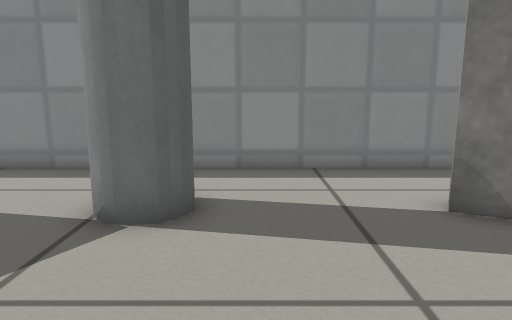
[1] (above)

12 first-person views from a walk through a world built for the Gazebo simulator. The camera is 0.46 m above the floor, tilts 10° down and sees 70° across. The floor is counted in squares, 0.25 m on a side. Each view is taken from the middle of a square. On the plan, view 1 faces up. The plan holds only what a view shows up to about 18 squares ahead; the rest is blank. Robots are left out. Simple patterns stand in for the simulator's built-in surfaces.

[2]
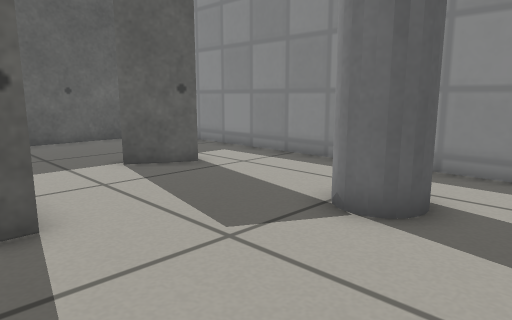

[3]
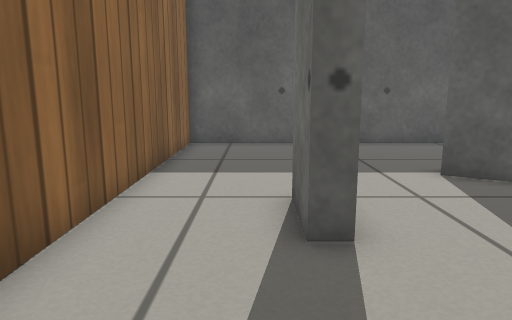

[4]
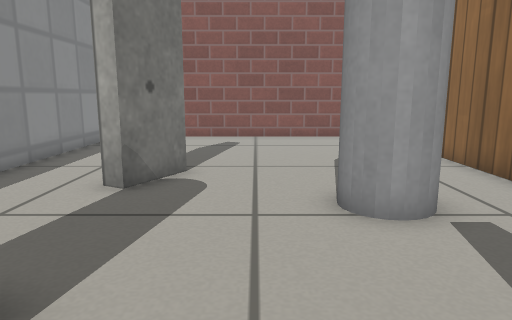

[5]
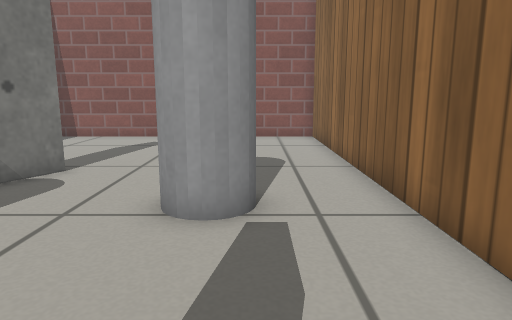

[6]
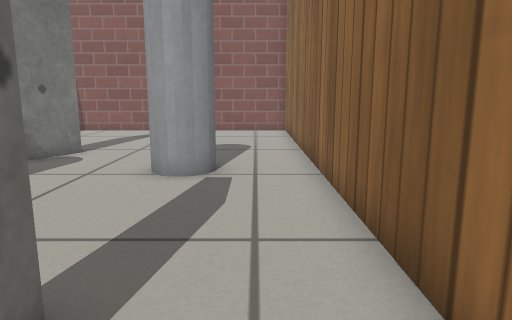

[7]
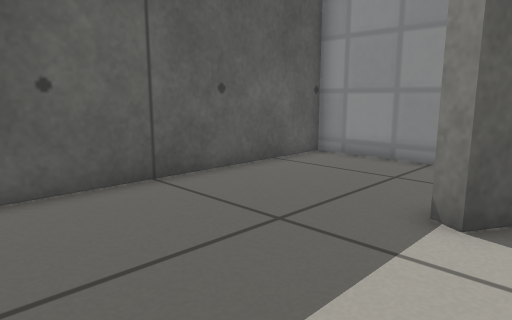

[8]
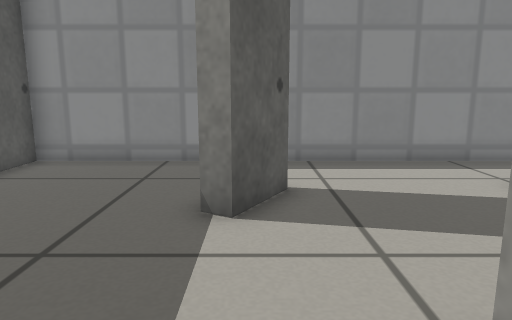

[9]
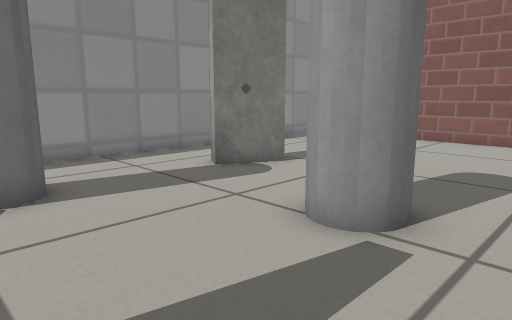

[10]
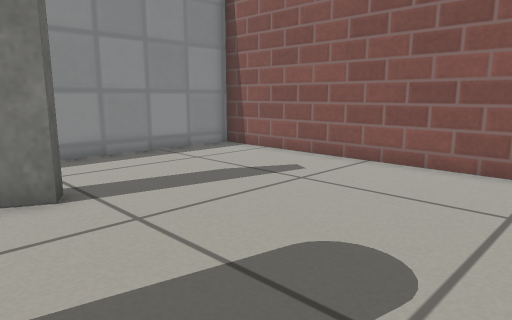

[11]
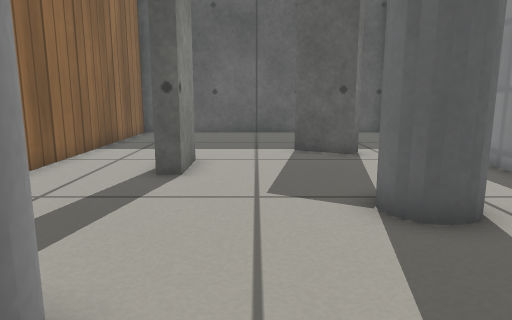

[12]
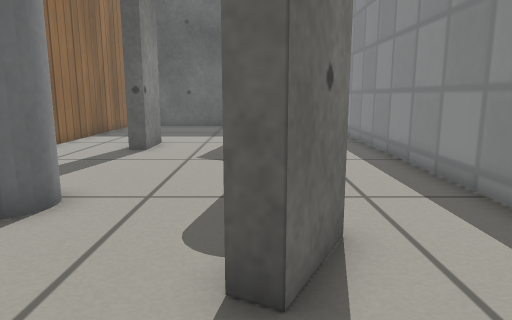

### Floor plan
Points are (right, up) in squares from view 1. A wall is a line through its corners. A room is listed if a view was taken in it or the views show most of it. See-through windows are left out.
Room 1 (views 1, 2, 3, 4, 5, 6, 7, 8, 9, 10, 11, 12)
walls: (3.1, 5.6) (3.4, 6.2) (5.1, 5.3) (4.9, 4.7) (3.1, 5.6); (-6.5, 1.3) (-4.4, 1.3) (-4.4, 0.7) (-6.5, 0.7); (-7.9, 6.4) (-7.4, 6.1) (-8.4, 4.3) (-8.9, 4.6); (12.6, -2.6) (12.6, 9.2) (-14.2, 9.2) (-14.2, -2.6) (12.6, -2.6)
objects: grey pole (-2, 5) to (-1, 6); grey pole (1, 0) to (3, 1)

Where each view was taken, in squares from view 1:
view 1: 0 up, 0 right, facing up
view 2: 0 up, 1 right, facing up-left
view 3: 0 up, 0 right, facing left
view 4: 3 up, 4 left, facing right
view 5: 0 up, 4 left, facing right
view 6: 1 down, 7 left, facing right
view 7: 1 down, 7 left, facing up-left
view 8: 1 down, 8 left, facing up
view 9: 2 down, 3 left, facing up-right
view 10: 2 down, 3 right, facing up-right
view 11: 3 up, 4 right, facing left
view 12: 5 up, 8 right, facing left
